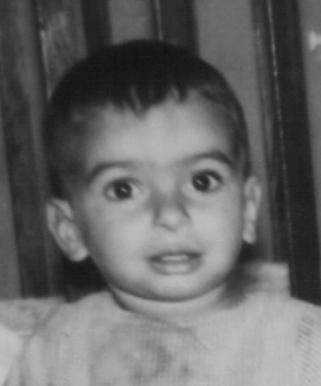
#> input picture dataset/001/001A02.JPG, 321 x 386 px; its folder holds only this picture in this run
$ python -i app.py   (imports and definitions only)
#> lines starting #> are read from the running program, lines starting #| are printed output that depends on the picture
#> further down, picture is the input picture: shape (386, 321, 3); min 18, max 196, mean 102.9
import streamlit as st
import cv2
import numpy as np
import pandas as pd
import matplotlib.pyplot as plt
import os
from sklearn.decomposition import PCA
from sklearn.metrics.pairwise import cosine_similarity, euclidean_distances
from sklearn.model_selection import train_test_split
from sklearn.metrics import accuracy_score
from PIL import Image

# [4 lines not run here, left out]

IMG_SIZE = (100, 100)
DATASET_PATH = "dataset"

def detect_and_crop_face(img_array):
    if len(img_array.shape) == 3 and img_array.shape[2] == 3:
        gray = cv2.cvtColor(img_array, cv2.COLOR_RGB2GRAY)
    else:
        gray = img_array

    # Perataan cahaya (Histogram Equalization) wajib untuk foto jadul
    gray = cv2.equalizeHist(gray)
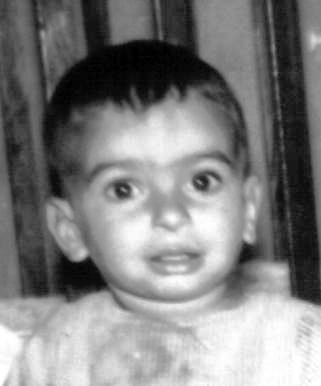
#> gray: shape (386, 321); min 0, max 255, mean 128.4

    face_cascade = cv2.CascadeClassifier(cv2.data.haarcascades + "haarcascade_frontalface_default.xml")
    faces = face_cascade.detectMultiScale(gray, scaleFactor=1.1, minNeighbors=5)
#> faces = [[59, 102, 213, 213]]

    if len(faces) == 0:
        return None

    x, y, w, h = faces[0]
#> x = 59; y = 102; w = 213; h = 213
    face_crop = gray[y:y+h, x:x+w]
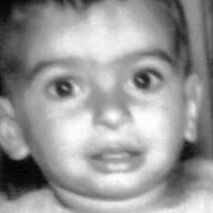
#> face_crop: shape (213, 213); min 1, max 254, mean 152.7
    face_resized = cv2.resize(face_crop, IMG_SIZE)
    return (face_resized / 255.0).flatten()

@st.cache_data
def load_and_split_dataset():
    X, labels = [], []
    if not os.path.exists(DATASET_PATH):
        return None, None, None, None

    for person_name in sorted(os.listdir(DATASET_PATH)):
        person_folder = os.path.join(DATASET_PATH, person_name)
        if not os.path.isdir(person_folder): continue

        for filename in sorted(os.listdir(person_folder)):
            if filename.lower().endswith((".jpg", ".jpeg", ".png")):

                # --- FILTER UMUR: HANYA MENGAMBIL UMUR 5 TAHUN KE ATAS ---
                try:
                    umur_str = filename.upper().split('A')[1][:2]
                    umur = int(''.join(filter(str.isdigit, umur_str)))
                    # Jika umur di bawah 5 tahun (0-4 tahun), lewati foto ini
                    if umur < 5:
                        continue
                except:
                    # Abaikan error jika nama file tidak menggunakan pola angka FG-NET
                    pass
                # ---------------------------------------------------------

                image_path = os.path.join(person_folder, filename)
                img = cv2.imread(image_path)
                img = cv2.cvtColor(img, cv2.COLOR_BGR2RGB)
                vector = detect_and_crop_face(img)

                if vector is not None:
                    X.append(vector)
                    labels.append(person_name)

    if len(X) == 0: return None, None, None, None

    X = np.array(X)
    labels = np.array(labels)

    # Memastikan ada cukup data untuk dibagi (minimal 2 foto per kelas) sebelum di-split
    try:
        X_train, X_test, y_train, y_test = train_test_split(
            X, labels, test_size=0.20, random_state=42, stratify=labels
        )
    except ValueError:
        # Fallback jika ada folder yang fotonya tinggal 1 setelah difilter
        X_train, X_test, y_train, y_test = train_test_split(
            X, labels, test_size=0.20, random_state=42
        )

    return X_train, X_test, y_train, y_test

X_train, X_test, y_train, y_test = load_and_split_dataset()

# [1 line that did not run here, left out]

# [78 lines not run here, left out]

>>> import cv2
>>> picture = cv2.cvtColor(cv2.imread('dataset/001/001A02.JPG'), cv2.COLOR_BGR2RGB)
>>> result = detect_and_crop_face(picture)
#> result = 10000 values, max 0.996 at index 5766, min 0.00392 at index 4, mean 0.598

$ run again, on dataset/001/001A05.JPG
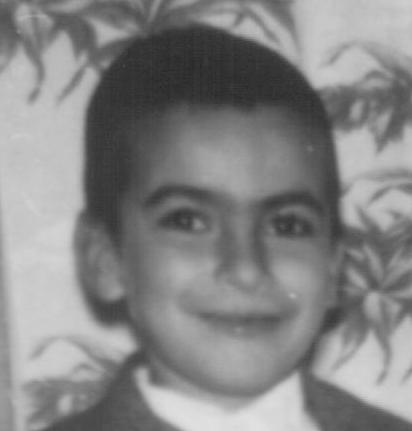
#> input picture dataset/001/001A05.JPG, 412 x 431 px
#> in load_and_split_dataset, img is the input picture: shape (431, 412, 3); min 36, max 226, mean 133.5
#> in detect_and_crop_face, `gray = cv2.equalizeHist(gray)`:
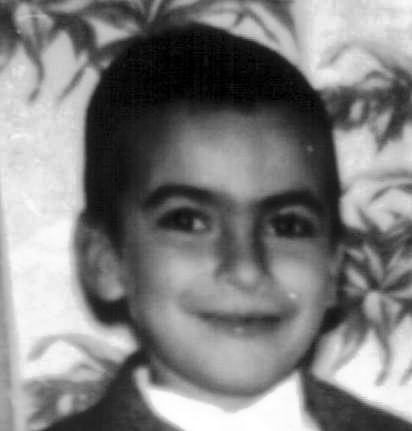
#> gray: shape (431, 412); min 0, max 255, mean 128.3
#> faces = [[107, 120, 260, 260]]
#> x = 107; y = 120; w = 260
#> in detect_and_crop_face, `face_crop = gray[y:y+h, x:x+w]`:
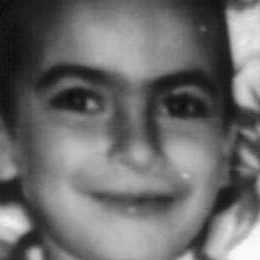
#> face_crop: shape (260, 260); min 10, max 251, mean 108.4
#> vector = 10000 values, max 0.98 at index 9593, min 0.0392 at index 500, mean 0.425
#> result has the same summary as vector in load_and_split_dataset

$ run again, on dataset/001/001A08.JPG
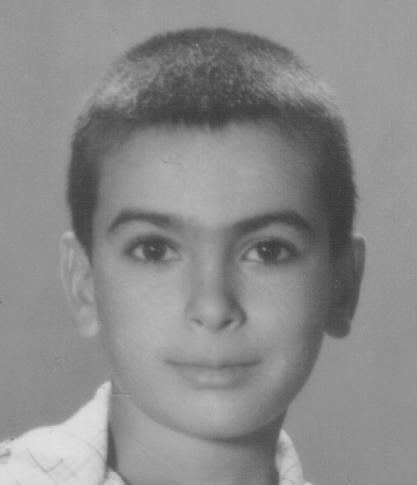
#> input picture dataset/001/001A08.JPG, 417 x 485 px
#> in load_and_split_dataset, img is the input picture: shape (485, 417, 3); min 58, max 226, mean 138.8
#> in detect_and_crop_face, `gray = cv2.equalizeHist(gray)`:
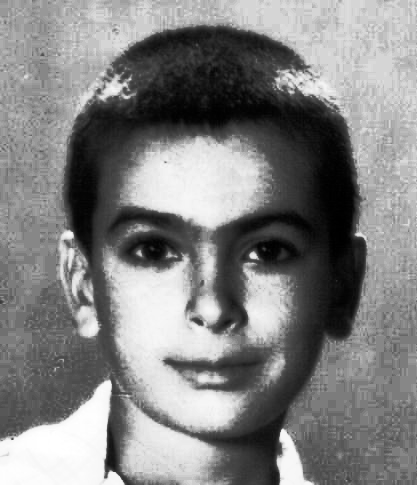
#> gray: shape (485, 417); min 0, max 255, mean 129.9
#> faces = [[67, 138, 287, 287]]
#> x = 67; y = 138; w = 287
#> in detect_and_crop_face, `face_resized = cv2.resize(face_crop, IMG_SIZE)`:
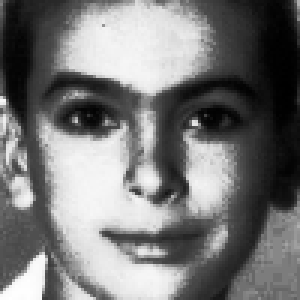
#> face_resized: shape (100, 100) (shown 3 times larger); min 0, max 255, mean 119.5
#> vector = 10000 values, max 1 at index 9903, min 0 at index 1392, mean 0.469
#> result has the same summary as vector in load_and_split_dataset

$ run again, on dataset/001/001A10.JPG
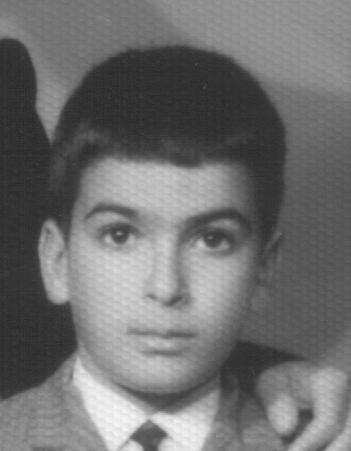
#> input picture dataset/001/001A10.JPG, 351 x 451 px
#> in load_and_split_dataset, img is the input picture: shape (451, 351, 3); min 40, max 248, mean 111.5
#> in detect_and_crop_face, `gray = cv2.equalizeHist(gray)`:
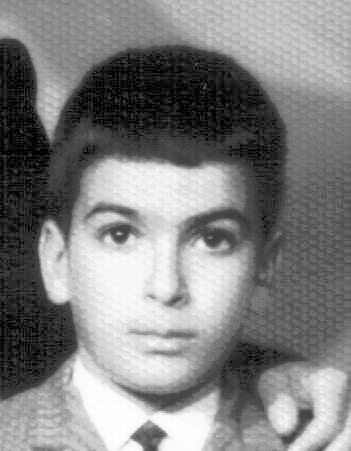
#> gray: shape (451, 351); min 0, max 255, mean 128.7
#> faces = [[47, 146, 232, 232]]
#> x = 47; y = 146; w = 232
#> in detect_and_crop_face, `face_resized = cv2.resize(face_crop, IMG_SIZE)`:
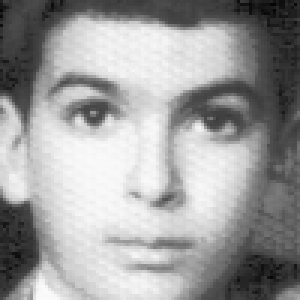
#> face_resized: shape (100, 100) (shown 3 times larger); min 5, max 251, mean 157.1
#> vector = 10000 values, max 0.984 at index 9914, min 0.0196 at index 190, mean 0.616
#> result has the same summary as vector in load_and_split_dataset
